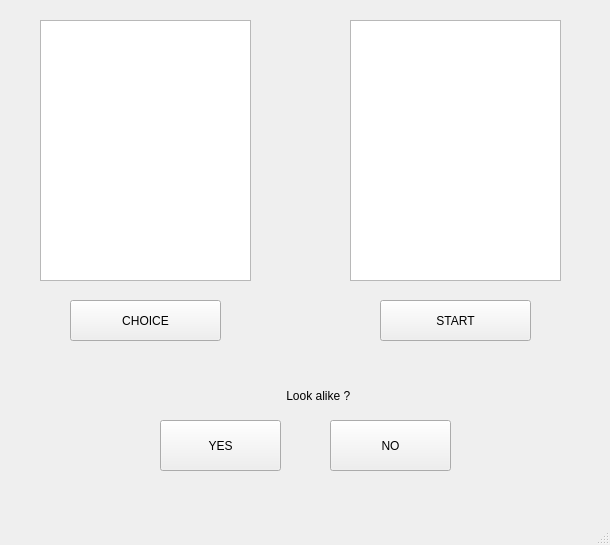
<?xml version="1.0" encoding="UTF-8"?>
<ui version="4.0">
 <class>MainWindow</class>
 <widget class="QMainWindow" name="MainWindow">
  <property name="geometry">
   <rect>
    <x>0</x>
    <y>0</y>
    <width>610</width>
    <height>545</height>
   </rect>
  </property>
  <property name="windowTitle">
   <string>MainWindow</string>
  </property>
  <widget class="QWidget" name="centralwidget">
   <widget class="QPushButton" name="button_1">
    <property name="geometry">
     <rect>
      <x>70</x>
      <y>300</y>
      <width>151</width>
      <height>41</height>
     </rect>
    </property>
    <property name="text">
     <string>CHOICE</string>
    </property>
   </widget>
   <widget class="QGraphicsView" name="view_1">
    <property name="geometry">
     <rect>
      <x>40</x>
      <y>20</y>
      <width>211</width>
      <height>261</height>
     </rect>
    </property>
   </widget>
   <widget class="QGraphicsView" name="view_2">
    <property name="geometry">
     <rect>
      <x>350</x>
      <y>20</y>
      <width>211</width>
      <height>261</height>
     </rect>
    </property>
   </widget>
   <widget class="QPushButton" name="button_2">
    <property name="geometry">
     <rect>
      <x>380</x>
      <y>300</y>
      <width>151</width>
      <height>41</height>
     </rect>
    </property>
    <property name="text">
     <string>START</string>
    </property>
   </widget>
   <widget class="QLabel" name="label">
    <property name="geometry">
     <rect>
      <x>40</x>
      <y>370</y>
      <width>521</width>
      <height>51</height>
     </rect>
    </property>
    <property name="text">
     <string>                                                                          Look alike ?</string>
    </property>
   </widget>
   <widget class="QPushButton" name="button_y">
    <property name="geometry">
     <rect>
      <x>160</x>
      <y>420</y>
      <width>121</width>
      <height>51</height>
     </rect>
    </property>
    <property name="text">
     <string>YES</string>
    </property>
   </widget>
   <widget class="QPushButton" name="button_n">
    <property name="geometry">
     <rect>
      <x>330</x>
      <y>420</y>
      <width>121</width>
      <height>51</height>
     </rect>
    </property>
    <property name="text">
     <string>NO</string>
    </property>
   </widget>
  </widget>
  <widget class="QMenuBar" name="menubar">
   <property name="geometry">
    <rect>
     <x>0</x>
     <y>0</y>
     <width>610</width>
     <height>27</height>
    </rect>
   </property>
  </widget>
  <widget class="QStatusBar" name="statusbar"/>
 </widget>
 <resources/>
 <connections/>
</ui>
